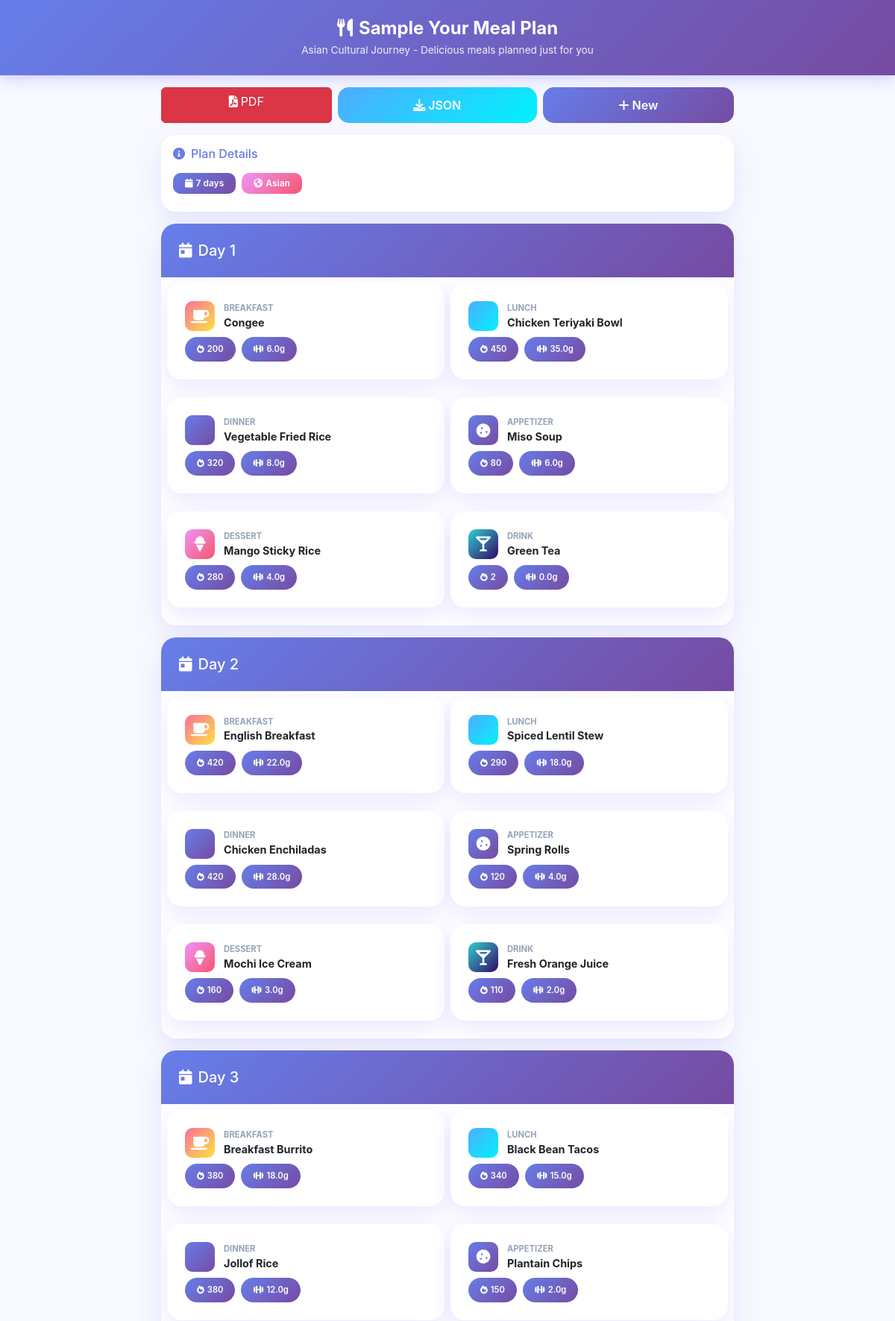
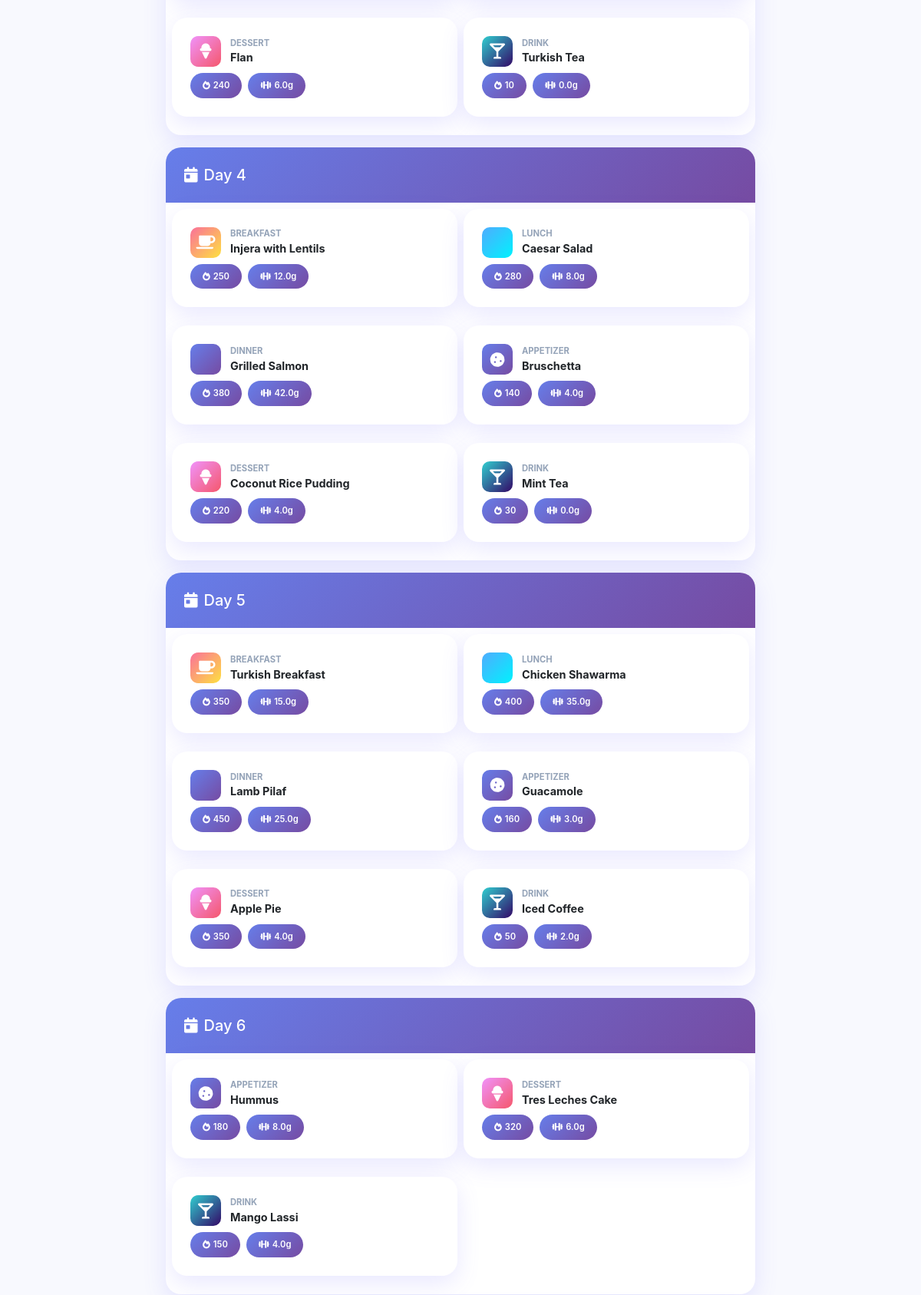
/generate_sample/asian (upper part), run on the app's committed database (2 pictures, top to bottom).
### tables this page shows
CREATE TABLE recipes (
        id INTEGER PRIMARY KEY AUTOINCREMENT,
        title TEXT NOT NULL,
        meal_type TEXT NOT NULL,
        instructions TEXT NOT NULL,
        calories INTEGER NOT NULL,
        protein REAL NOT NULL,
        carbs REAL NOT NULL,
        fat REAL NOT NULL
    );

### app.py (the view)
@app.route('/generate_sample/<culture>')
def generate_sample(culture):
    culture_map = {
        'asian': 'Asian',
        'hispanic': 'Hispanic',
        'african': 'African',
        'middle-eastern': 'Middle Eastern',
        'caucasian': 'Caucasian'
    }
    race = culture_map.get(culture.lower())
    if not race:
        return "Culture not found", 404
    meal_plan = generate_meal_plan(7, ingredients=None, dietary_prefs=None, race=race)
    shopping_list = calculate_missing_ingredients(meal_plan, [])
    session['current_meal_plan'] = meal_plan
    session['current_shopping_list'] = shopping_list
    session['plan_metadata'] = {
        'days': 7,
        'ingredients': [],
        'dietary_prefs': [],
        'race': race,
        'generated_at': datetime.now().isoformat(),
        'sample_plan': True,
        'culture': culture.title()
    }
    return render_template('meal_plan.html',
                         meal_plan=meal_plan,
                         shopping_list=shopping_list,
                         metadata=session['plan_metadata'],
                         is_sample=True)

### app.py (called while the page is built)
def get_db():
    if 'db' not in g:
        g.db = sqlite3.connect(DATABASE)
        g.db.row_factory = sqlite3.Row
    return g.db

def get_db_connection():
    return get_db()

### templates/meal_plan.html (shortened to what this page needs)
{% extends "base.html" %}
{% block header_title %}{% if is_sample %}Sample {% endif %}Your Meal Plan{% endblock %}
{% block header_subtitle %}{% if is_sample %}{{ metadata.culture }} Cultural Journey - {% endif %}Delicious meals planned just for you{% endblock %}
{% block content %}
<div class="d-flex gap-2 mb-3 flex-wrap">
    <a href="{{ url_for('export_pdf') }}" class="btn btn-danger flex-fill">
        <i class="fas fa-file-pdf me-1"></i>PDF
    </a>
    <a href="{{ url_for('export_json') }}" class="btn btn-success flex-fill">
        <i class="fas fa-download me-1"></i>JSON
    </a>
    <a href="{{ url_for('index') }}" class="btn btn-primary flex-fill">
        <i class="fas fa-plus me-1"></i>New
    </a>
</div>
{% if metadata %}
<div class="card mb-3">
    <div class="card-body">
        <h6 class="gradient-text mb-3"><i class="fas fa-circle-info me-2"></i>Plan Details</h6>
        <div class="d-flex flex-wrap gap-2 mb-2">
            <span class="badge" style="background: var(--primary-gradient);">
                <i class="fas fa-calendar me-1"></i>{{ metadata.days }} days
            </span>
            {% if metadata.race %}
            <span class="badge" style="background: var(--secondary-gradient);">
                <i class="fas fa-earth-americas me-1"></i>{{ metadata.race }}
            </span>
            {% endif %}
        </div>
    </div>
</div>
{% endif %}
{% for day, meals in meal_plan.items() %}
<div class="card mb-3">
    <div class="card-header">
        <h5 class="mb-0"><i class="fas fa-calendar-day me-2"></i>{{ day }}</h5>
    </div>
    <div class="card-body p-2">
        <div class="row g-2">
            {% for meal_type, recipe in meals.items() %}
            {% if recipe %}
            <div class="col-6">
                <a href="{{ url_for('recipe_detail', recipe_id=recipe.id) }}" class="recipe-link">
                    <div class="meal-card">
                        <div class="d-flex align-items-center mb-2">
                            <div style="background: {% if meal_type == 'breakfast' %}var(--warning-gradient){% elif meal_type == 'lunch' %}var(--success-gradient){% elif meal_type == 'dinner' %}var(--primary-gradient){% elif meal_type == 'dessert' %}var(--secondary-gradient){% elif meal_type == 'drink' %}var(--info-gradient){% else %}var(--primary-gradient){% endif %}; width: 40px; height: 40px; border-radius: 10px; display: flex; align-items: center; justify-content: center; margin-right: 0.75rem;">
                                <i class="fas fa-{{ 'mug-saucer' if meal_type == 'breakfast' else 'bowl-food' if meal_type == 'lunch' else 'plate-wheat' if meal_type == 'dinner' else 'ice-cream' if meal_type == 'dessert' else 'martini-glass' if meal_type == 'drink' else 'cookie' }} fa-lg" style="color: white;"></i>
                            </div>
                            <div style="flex: 1; min-width: 0;">
                                <div class="text-uppercase fw-bold" style="font-size: 0.7rem; color: #94A3B8;">{{ meal_type }}</div>
                                <div class="fw-bold" style="font-size: 0.9rem; overflow: hidden; text-overflow: ellipsis; white-space: nowrap;">{{ recipe.title }}</div>
                            </div>
                        </div>
                        <div class="d-flex gap-2 flex-wrap">
                            <span class="nutrition-badge" style="font-size: 0.7rem;">
                                <i class="fas fa-fire me-1"></i>{{ recipe.calories }}
                            </span>
                            <span class="nutrition-badge" style="font-size: 0.7rem;">
                                <i class="fas fa-dumbbell me-1"></i>{{ recipe.protein }}g
                            </span>
                        </div>
                    </div>
                </a>
            </div>
            {% endif %}
            {% endfor %}
        </div>
    </div>
</div>
{% endfor %}
{% endblock %}

### templates/base.html (style rules this page uses)
:root { --primary-gradient: linear-gradient(135deg, #667eea 0%, #764ba2 100%); --secondary-gradient: linear-gradient(135deg, #f093fb 0%, #f5576c 100%); --success-gradient: linear-gradient(135deg, #4facfe 0%, #00f2fe 100%); --warning-gradient: linear-gradient(135deg, #fa709a 0%, #fee140 100%); --info-gradient: linear-gradient(135deg, #30cfd0 0%, #330867 100%); --primary-color: #6C63FF; --secondary-color: #FF6B9D; --accent-color: #FEC163; --bg-color: #F8F9FE; --text-dark: #2D3748; --shadow: 0 10px 30px rgba(108, 99, 255, 0.15); --shadow-lg: 0 20px 60px rgba(108, 99, 255, 0.25); }
* { margin: 0; padding: 0; box-sizing: border-box; }
body { font-family: -apple-system, BlinkMacSystemFont, 'Segoe UI', Roboto, 'Helvetica Neue', Arial, sans-serif; background: var(--bg-color); color: var(--text-dark); padding-bottom: 80px; min-height: 100vh; }
.meal-card { background: white; border-radius: 20px; padding: 1.5rem; margin-bottom: 1rem; box-shadow: var(--shadow); transition: all 0.3s ease; border: none; }
.card { border-radius: 20px; border: none; box-shadow: var(--shadow); overflow: hidden; }
.card-header { background: var(--primary-gradient); color: white; border: none; padding: 1.5rem; }
.btn-primary { background: var(--primary-gradient); border: none; border-radius: 15px; padding: 0.75rem 1.5rem; font-weight: 600; transition: all 0.3s ease; }
.btn-success { background: var(--success-gradient); border: none; border-radius: 15px; padding: 0.75rem 1.5rem; font-weight: 600; }
.nutrition-badge { background: var(--primary-gradient); color: white; padding: 0.5rem 1rem; border-radius: 20px; font-size: 0.85rem; font-weight: 600; }
.recipe-link { color: inherit; text-decoration: none; display: block; }
.gradient-text { background: var(--primary-gradient); -webkit-background-clip: text; -webkit-text-fill-color: transparent; background-clip: text; }
.badge { border-radius: 10px; padding: 0.5rem 1rem; font-weight: 600; }

### data on the page
recipes: title "Congee", calories "200", protein "6.0"
recipes: title "Chicken Teriyaki Bowl", calories "450", protein "35.0"
recipes: title "Vegetable Fried Rice", calories "320", protein "8.0"
recipes: title "Miso Soup", calories "80", protein "6.0"
recipes: title "Mango Sticky Rice", calories "280", protein "4.0"
recipes: title "Green Tea", calories "2", protein "0.0"
recipes: title "English Breakfast", calories "420", protein "22.0"
recipes: title "Spiced Lentil Stew", calories "290", protein "18.0"
recipes: title "Chicken Enchiladas", calories "420", protein "28.0"
recipes: title "Spring Rolls", calories "120", protein "4.0"
recipes: title "Mochi Ice Cream", calories "160", protein "3.0"
recipes: title "Fresh Orange Juice", calories "110", protein "2.0"
recipes: title "Breakfast Burrito", calories "380", protein "18.0"
recipes: title "Black Bean Tacos", calories "340", protein "15.0"
recipes: title "Jollof Rice", calories "380", protein "12.0"
recipes: title "Plantain Chips", calories "150", protein "2.0"
recipes: title "Flan", calories "240", protein "6.0"
recipes: title "Turkish Tea", calories "10", protein "0.0"
recipes: title "Injera with Lentils", calories "250", protein "12.0"
recipes: title "Caesar Salad", calories "280", protein "8.0"
recipes: title "Grilled Salmon", calories "380", protein "42.0"
recipes: title "Bruschetta", calories "140", protein "4.0"
recipes: title "Coconut Rice Pudding", calories "220", protein "4.0"
recipes: title "Mint Tea", calories "30", protein "0.0"
recipes: title "Turkish Breakfast", calories "350", protein "15.0"
recipes: title "Chicken Shawarma", calories "400", protein "35.0"
recipes: title "Lamb Pilaf", calories "450", protein "25.0"
recipes: title "Guacamole", calories "160", protein "3.0"
recipes: title "Apple Pie", calories "350", protein "4.0"
recipes: title "Iced Coffee", calories "50", protein "2.0"
recipes: title "Hummus", calories "180", protein "8.0"
recipes: title "Tres Leches Cake", calories "320", protein "6.0"
recipes: title "Mango Lassi", calories "150", protein "4.0"

### other printed values
{{ metadata.culture }} "Asian"
{{ metadata.days }} "7"
{{ metadata.race }} "Asian"
{{ day }} "Day 1" "Day 2" "Day 3" "Day 4" "Day 5" "Day 6"
{{ meal_type }} "BREAKFAST" "LUNCH" "DINNER" "APPETIZER" "DESSERT" "DRINK" "BREAKFAST" "LUNCH" "DINNER" "APPETIZER" "DESSERT" "DRINK" "BREAKFAST" "LUNCH" "DINNER" "APPETIZER" "DESSERT" "DRINK" "BREAKFAST" "LUNCH" "DINNER" "APPETIZER" "DESSERT" "DRINK" "BREAKFAST" "LUNCH" "DINNER" "APPETIZER" "DESSERT" "DRINK" "APPETIZER" "DESSERT" "DRINK"
